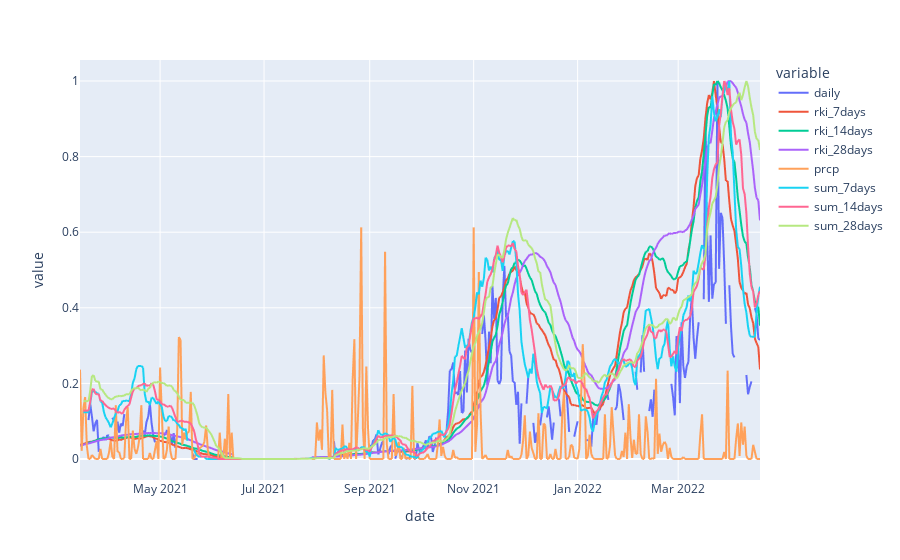

Source (notebook cell):
### Code cell
import pandas as pd
from matplotlib import pyplot as plt
from sklearn.linear_model import LinearRegression
from plotly import express as px

abw = pd.read_csv(
    "~/user/Downloads/20220425_084328.csv", parse_dates=True
).rename(columns={"Abwasser Täglich": "daily", "__timestamp": "date"}).set_index("date").filter(("daily",)).loc["2021-03-15":]
abw.index = pd.to_datetime(abw.index)
abw.index = abw.index.strftime("%Y-%m-%d")

wet = pd.read_csv("Wetter_Dresden_seit2021.csv").set_index("date").filter(("prcp",))

# rki
rki = pd.read_csv("Dresden_RKI_data.csv").set_index("Refdatum")
rki.rename(columns={"rki_7tage": "rki_7days", "rki_14tage": "rki_14days", "rki_28tage": "rki_28days"}, inplace=True)

# join
df = abw.join(rki).join(wet)
df = df.dropna()
df.index = pd.to_datetime(df.index)
df = df.asfreq("D")

# handle precipitation
df[f"daily"] = df.loc[df.prcp < 1, f"daily"]
# df = df.interpolate("time", axis=0)
df["sum_7days"] = df["daily"].rolling(7, min_periods=1, closed="left").mean() * 7
df["sum_14days"] = df["daily"].rolling(14, min_periods=1, closed="left").mean() * 7
df["sum_28days"] = df["daily"].rolling(28, min_periods=1, closed="left").mean() * 7

# style = {f"rki_{k}days": "k--" for k in (7, 14, 28)}
# style.update({k: "r" for k in ("sum_7days", "sum_14days", "sum_28days", "daily")})
# df.plot(figsize=(20,6), secondary_y=("sum_7days", "sum_14days", "sum_28days", "daily"), style=style)
# plt.savefig("verlauf.png")
# plt.show()
# px.line(df)
px.line(df/df.max())
# px.line(df, log_y=True)
# variants

### Figure 1 — Plotly figure (JSON) as saved in the notebook; plotly's stock layout.template omitted (floating-point values rounded to 4 significant figures; data arrays with more than 128 entries replaced by an {"elided": "..."} marker saying what was removed)
{"data": [{"hovertemplate": "variable=daily<br>date=%{x}<br>value=%{y}<extra></extra>", "legendgroup": "daily", "line": {"color": "#636efa", "dash": "solid"}, "marker": {"symbol": "circle"}, "mode": "lines", "name": "daily", "showlegend": true, "type": "scattergl", "x": {"elided": "400 str values"}, "xaxis": "x", "y": {"elided": "400 float values"}, "yaxis": "y"}, {"hovertemplate": "variable=rki_7days<br>date=%{x}<br>value=%{y}<extra></extra>", "legendgroup": "rki_7days", "line": {"color": "#EF553B", "dash": "solid"}, "marker": {"symbol": "circle"}, "mode": "lines", "name": "rki_7days", "showlegend": true, "type": "scattergl", "x": {"elided": "400 str values"}, "xaxis": "x", "y": {"elided": "400 float values"}, "yaxis": "y"}, {"hovertemplate": "variable=rki_14days<br>date=%{x}<br>value=%{y}<extra></extra>", "legendgroup": "rki_14days", "line": {"color": "#00cc96", "dash": "solid"}, "marker": {"symbol": "circle"}, "mode": "lines", "name": "rki_14days", "showlegend": true, "type": "scattergl", "x": {"elided": "400 str values"}, "xaxis": "x", "y": {"elided": "400 float values"}, "yaxis": "y"}, {"hovertemplate": "variable=rki_28days<br>date=%{x}<br>value=%{y}<extra></extra>", "legendgroup": "rki_28days", "line": {"color": "#ab63fa", "dash": "solid"}, "marker": {"symbol": "circle"}, "mode": "lines", "name": "rki_28days", "showlegend": true, "type": "scattergl", "x": {"elided": "400 str values"}, "xaxis": "x", "y": {"elided": "400 float values"}, "yaxis": "y"}, {"hovertemplate": "variable=prcp<br>date=%{x}<br>value=%{y}<extra></extra>", "legendgroup": "prcp", "line": {"color": "#FFA15A", "dash": "solid"}, "marker": {"symbol": "circle"}, "mode": "lines", "name": "prcp", "showlegend": true, "type": "scattergl", "x": {"elided": "400 str values"}, "xaxis": "x", "y": {"elided": "400 float values"}, "yaxis": "y"}, {"hovertemplate": "variable=sum_7days<br>date=%{x}<br>value=%{y}<extra></extra>", "legendgroup": "sum_7days", "line": {"color": "#19d3f3", "dash": "solid"}, "marker": {"symbol": "circle"}, "mode": "lines", "name": "sum_7days", "showlegend": true, "type": "scattergl", "x": {"elided": "400 str values"}, "xaxis": "x", "y": {"elided": "400 float values"}, "yaxis": "y"}, {"hovertemplate": "variable=sum_14days<br>date=%{x}<br>value=%{y}<extra></extra>", "legendgroup": "sum_14days", "line": {"color": "#FF6692", "dash": "solid"}, "marker": {"symbol": "circle"}, "mode": "lines", "name": "sum_14days", "showlegend": true, "type": "scattergl", "x": {"elided": "400 str values"}, "xaxis": "x", "y": {"elided": "400 float values"}, "yaxis": "y"}, {"hovertemplate": "variable=sum_28days<br>date=%{x}<br>value=%{y}<extra></extra>", "legendgroup": "sum_28days", "line": {"color": "#B6E880", "dash": "solid"}, "marker": {"symbol": "circle"}, "mode": "lines", "name": "sum_28days", "showlegend": true, "type": "scattergl", "x": {"elided": "400 str values"}, "xaxis": "x", "y": {"elided": "400 float values"}, "yaxis": "y"}], "layout": {"legend": {"title": {"text": "variable"}, "tracegroupgap": 0}, "margin": {"t": 60}, "xaxis": {"anchor": "y", "domain": [0, 1], "title": {"text": "date"}}, "yaxis": {"anchor": "x", "domain": [0, 1], "title": {"text": "value"}}}}
